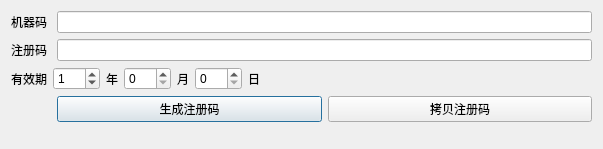
<?xml version="1.0" encoding="UTF-8"?>
<ui version="4.0">
 <class>VtmrKeyGeneratorClass</class>
 <widget class="QDialog" name="VtmrKeyGeneratorClass">
  <property name="geometry">
   <rect>
    <x>0</x>
    <y>0</y>
    <width>603</width>
    <height>149</height>
   </rect>
  </property>
  <property name="windowTitle">
   <string>VtmrKeyGenerator</string>
  </property>
  <layout class="QFormLayout" name="formLayout">
   <item row="0" column="0">
    <widget class="QLabel" name="label">
     <property name="text">
      <string>机器码</string>
     </property>
    </widget>
   </item>
   <item row="0" column="1">
    <widget class="QLineEdit" name="LEMachinecCde"/>
   </item>
   <item row="1" column="0">
    <widget class="QLabel" name="label_2">
     <property name="text">
      <string>注册码</string>
     </property>
    </widget>
   </item>
   <item row="1" column="1">
    <widget class="QLineEdit" name="LERegistCode">
     <property name="readOnly">
      <bool>true</bool>
     </property>
    </widget>
   </item>
   <item row="2" column="0" colspan="2">
    <layout class="QHBoxLayout" name="horizontalLayout_2">
     <item>
      <widget class="QLabel" name="label_3">
       <property name="text">
        <string>有效期</string>
       </property>
      </widget>
     </item>
     <item>
      <widget class="QSpinBox" name="SBYear">
       <property name="maximum">
        <number>999</number>
       </property>
       <property name="value">
        <number>1</number>
       </property>
      </widget>
     </item>
     <item>
      <widget class="QLabel" name="label_4">
       <property name="text">
        <string>年</string>
       </property>
      </widget>
     </item>
     <item>
      <widget class="QSpinBox" name="SBMonth">
       <property name="maximum">
        <number>999</number>
       </property>
      </widget>
     </item>
     <item>
      <widget class="QLabel" name="label_5">
       <property name="text">
        <string>月</string>
       </property>
      </widget>
     </item>
     <item>
      <widget class="QSpinBox" name="SBDay">
       <property name="maximum">
        <number>999</number>
       </property>
      </widget>
     </item>
     <item>
      <widget class="QLabel" name="label_6">
       <property name="text">
        <string>日</string>
       </property>
      </widget>
     </item>
     <item>
      <spacer name="horizontalSpacer_2">
       <property name="orientation">
        <enum>Qt::Horizontal</enum>
       </property>
       <property name="sizeHint" stdset="0">
        <size>
         <width>40</width>
         <height>20</height>
        </size>
       </property>
      </spacer>
     </item>
    </layout>
   </item>
   <item row="3" column="0">
    <spacer name="horizontalSpacer">
     <property name="orientation">
      <enum>Qt::Horizontal</enum>
     </property>
     <property name="sizeHint" stdset="0">
      <size>
       <width>40</width>
       <height>23</height>
      </size>
     </property>
    </spacer>
   </item>
   <item row="3" column="1">
    <layout class="QHBoxLayout" name="horizontalLayout">
     <item>
      <widget class="QPushButton" name="btnGenRegistCode">
       <property name="text">
        <string>生成注册码</string>
       </property>
      </widget>
     </item>
     <item>
      <widget class="QPushButton" name="btnCopyRegistCode">
       <property name="text">
        <string>拷贝注册码</string>
       </property>
      </widget>
     </item>
    </layout>
   </item>
  </layout>
 </widget>
 <layoutdefault spacing="6" margin="11"/>
 <resources>
  <include location="VtmrKeyGenerator.qrc"/>
 </resources>
 <connections/>
</ui>
